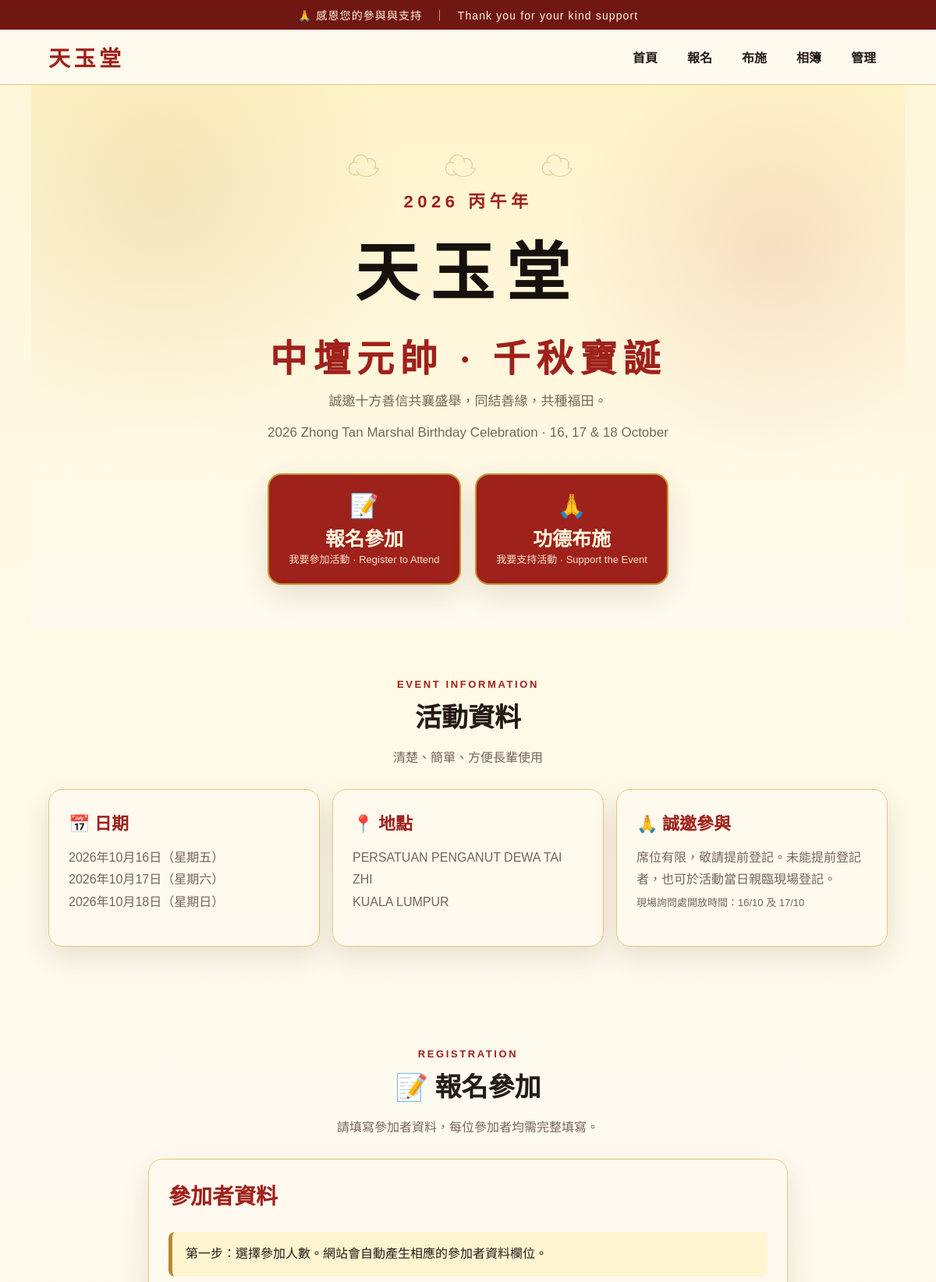
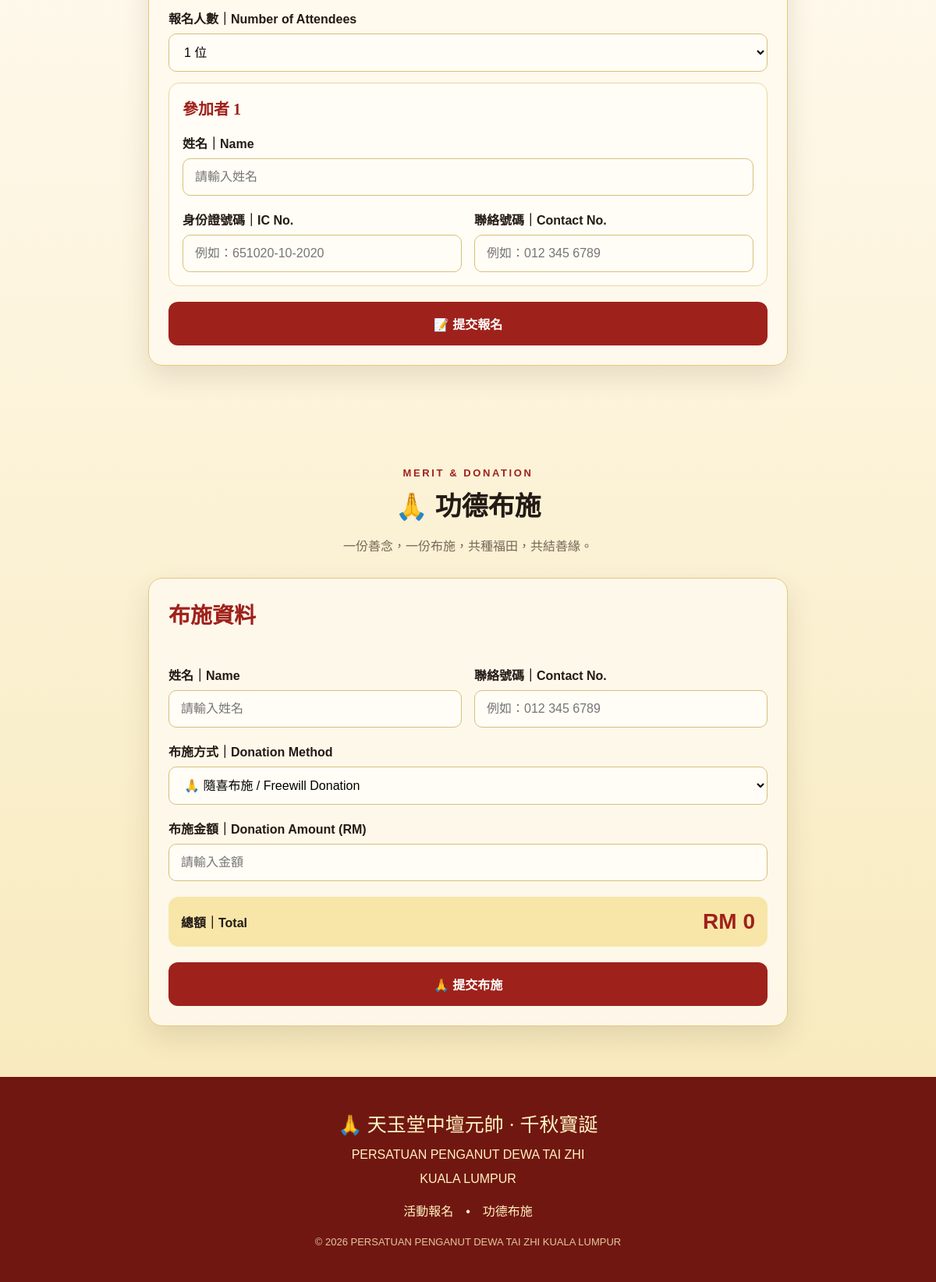
The page / on the database its author committed (2 pictures, top to bottom).
### tables this page shows
CREATE TABLE IF NOT EXISTS events (
    id INT AUTO_INCREMENT PRIMARY KEY,

     
    name              VARCHAR(150) NOT NULL,           
    year              SMALLINT UNSIGNED NOT NULL,      
    year_label        VARCHAR(50)  NULL,               
    subtitle          VARCHAR(200) NULL,               
    location          VARCHAR(255) NOT NULL,
    start_date        DATE NOT NULL,
    end_date          DATE NOT NULL,
    counter_note      VARCHAR(255) NULL,               

     
    merit_table_price DECIMAL(10,2) NOT NULL DEFAULT 500.00,
    max_attendees     TINYINT UNSIGNED NOT NULL DEFAULT 10,

     
     
    hero_banner_path  VARCHAR(255) NULL,
    favicon_path      VARCHAR(255) NULL,

     
     
    rsvp_opens_at      DATETIME NULL,
    rsvp_closes_at     DATETIME NULL,
    donation_opens_at  DATETIME NULL,
    donation_closes_at DATETIME NULL,

     
     
    is_active BOOLEAN NOT NULL DEFAULT FALSE,
    is_test   BOOLEAN NOT NULL DEFAULT FALSE,

    created_at DATETIME NOT NULL DEFAULT CURRENT_TIMESTAMP,

    INDEX idx_active (is_active),
    INDEX idx_year (year)
);

### app/Core/Controller.php (called while the page is built, shortened)
<?php
abstract class Controller
{
    protected function view(string $view, array $data = []): void
    {
        $file = BASE_PATH . '/app/Views/' . $view . '.php';
        extract($data, EXTR_SKIP);
        require $file;
    }
}

### app/Controllers/HomeController.php (called while the page is built, shortened)
<?php
class HomeController extends Controller
{
    public function index(): void
    {
        $event = (new Event())->active();
        $this->view('home/index', [
            'event'         => $event,
            'dateLines'     => Event::formatDateLines($event),
            'dateRange'     => Event::formatDateRangeEn($event),
            'rsvpWindow'     => Event::windowStatus($event, Event::SECTION_RSVP),
            'donationWindow' => Event::windowStatus($event, Event::SECTION_DONATION),
            'photoPreview'  => (new Photo())->previewForEvent((int) $event['id'], 6),
            'flash'         => $this->takeFlash(),
            'oldInput'      => $this->takeOldInput(),
        ]);
    }
    private function takeOldInput(): array
    {
        $old = $_SESSION['old_input'] ?? [];
        return $old;
    }
}

### app/Core/Router.php (called while the page is built, shortened)
<?php
class Router
{
    private array $routes = [];
    public function get(string $path, string $handler): void
    {
        $this->routes['GET'][$path] = $handler;
    }
    public function post(string $path, string $handler): void
    {
        $this->routes['POST'][$path] = $handler;
    }
    private function currentPath(): string
    {
        $uri  = parse_url($_SERVER['REQUEST_URI'] ?? '/', PHP_URL_PATH) ?? '/';
        $uri = '/' . trim($uri, '/');
        return $uri === '/' ? '/' : rtrim($uri, '/');
    }
    public function dispatch(): void
    {
        $method = $_SERVER['REQUEST_METHOD'] ?? 'GET';
        $path   = $this->currentPath();
        $handler = $this->routes[$method][$path] ?? null;
        [$controllerName, $action] = explode('@', $handler);
        (new $class())->$action();
    }
}

### public/index.php (called while the page is built, shortened)
<?php
spl_autoload_register(static function (string $class): void {
    $prefix = 'App\\';
    $relative = substr($class, strlen($prefix));
    $file = BASE_PATH . '/app/' . str_replace('\\', '/', $relative) . '.php';
});
require BASE_PATH . '/app/Core/helpers.php';
$router = new App\Core\Router();
$router->get('/',                   'HomeController@index');
$router->get('/gallery',            'GalleryController@index');
$router->post('/rsvp/submit',       'RsvpController@submit');
$router->post('/donation/submit',   'DonationController@submit');
$router->get('/rsvp/success',       'ConfirmController@rsvp');
$router->get('/donation/success',   'ConfirmController@donation');
$router->get('/admin/login',        'AdminController@loginForm');
$router->post('/admin/login',       'AdminController@login');
$router->post('/admin/logout',      'AdminController@logout');
$router->get('/admin/dashboard',    'AdminController@dashboard');
$router->post('/admin/rsvp/confirm','AdminController@confirmRsvp');
$router->post('/admin/rsvp/cancel', 'AdminController@cancelRsvp');
$router->post('/admin/donation/paid','AdminController@markDonationPaid');
$router->post('/admin/event/activate','AdminController@activateEvent');
$router->post('/admin/event/test-copy',  'AdminController@createTestCopy');
$router->post('/admin/event/test-delete','AdminController@deleteTestEvent');
$router->get('/admin/event/edit',   'AdminController@editEvent');
$router->get('/admin/event/new',    'AdminController@newEvent');
$router->post('/admin/event/save',  'AdminController@saveEvent');
$router->get('/admin/walkin',       'WalkinController@index');
$router->post('/admin/walkin/save', 'WalkinController@save');
$router->get('/system',                'SystemController@index');
$router->post('/system/settings',      'SystemController@saveSettings');
$router->post('/system/users/create',  'SystemController@createUser');
$router->post('/system/users/role',    'SystemController@changeRole');
$router->post('/system/users/password','SystemController@resetPassword');
$router->post('/system/users/delete',  'SystemController@deleteUser');
$router->get('/system/qr',             'SystemController@qrGenerator');
$router->get('/account/password',      'SystemController@passwordForm');
$router->post('/account/password',     'SystemController@changeOwnPassword');
$router->get('/admin/counter',      'CounterController@index');
$router->post('/admin/counter/save','CounterController@save');
$router->get('/admin/receipt',      'CounterController@receipt');
$router->get('/admin/checkin',         'CheckinController@index');
$router->post('/admin/checkin/person', 'CheckinController@person');
$router->post('/admin/checkin/group',  'CheckinController@group');
$router->get('/admin/print/attendees', 'PrintController@attendees');
$router->get('/admin/print/donations', 'PrintController@donations');
$router->get('/admin/qr',             'PrintController@eventQr');
$router->get('/admin/export/attendees', 'ExportController@attendees');
$router->get('/admin/export/donations', 'ExportController@donations');
$router->get('/admin/photos',          'AdminController@photos');
$router->post('/admin/photos/upload',  'AdminController@uploadPhotos');
$router->post('/admin/photos/caption', 'AdminController@updateCaption');
$router->post('/admin/photos/move',    'AdminController@movePhoto');
$router->post('/admin/photos/delete',  'AdminController@deletePhoto');
try {
    $router->dispatch();
} catch (PDOException $e) {
    if (in_array($e->getCode(), ['42S02', '42S22'], true)) {
        http_response_code(503);
        $detail = DEBUG_MODE ? $e->getMessage() : '';
        require BASE_PATH . '/app/Views/errors/schema.php';
        exit;
    }
    throw $e;
}

### app/Core/Database.php (called while the page is built, shortened)
<?php
class Database
{
    private static ?PDO $pdo = null;
    public static function conn(): PDO
    {
        if (self::$pdo === null) {
            $dsn = 'mysql:host=' . DB_HOST . ';dbname=' . DB_NAME . ';charset=utf8mb4';
            try {
                self::$pdo = new PDO($dsn, DB_USER, DB_PASS, [
                    PDO::ATTR_ERRMODE            => PDO::ERRMODE_EXCEPTION,
                    PDO::ATTR_DEFAULT_FETCH_MODE => PDO::FETCH_ASSOC,
                    PDO::ATTR_EMULATE_PREPARES   => false,
                ]);
                $offset = (new \DateTime('now', new \DateTimeZone(APP_TIMEZONE)))->format('P');
                self::$pdo->exec("SET time_zone = '{$offset}'");
            } catch (PDOException $e) {
                if (DEBUG_MODE) {
                    die('Database connection failed: ' . $e->getMessage());
                }
                die('無法連接資料庫，請稍後再試。 / Database unavailable, please try again later.');
            }
        }
        return self::$pdo;
    }
}

### app/Core/Model.php (called while the page is built, shortened)
<?php
abstract class Model
{
    protected PDO $db;
    public function __construct()
    {
        $this->db = Database::conn();
    }
    protected function fetchAll(string $sql, array $params = []): array
    {
        $stmt = $this->db->prepare($sql);
        $stmt->execute($params);
        return $stmt->fetchAll();
    }
    protected function fetchOne(string $sql, array $params = []): ?array
    {
        $stmt = $this->db->prepare($sql);
        $stmt->execute($params);
        $row = $stmt->fetch();
        return $row === false ? null : $row;
    }
}

### app/Models/Setting.php (called while the page is built, shortened)
<?php
class Setting extends Model
{
    public function all(): array
    {
        $rows = $this->fetchAll('SELECT setting_key, setting_value FROM settings');
        $out  = [];
        foreach ($rows as $r) {
            $out[$r['setting_key']] = $r['setting_value'];
        }
        return self::$cache = $out;
    }
}

### app/Models/Event.php (called while the page is built, shortened)
<?php
class Event extends Model
{
    public function active(): array
    {
        $event = $this->fetchOne(
            'SELECT * FROM events WHERE is_active = TRUE ORDER BY id DESC LIMIT 1'
        );
        return $cached = $event;
    }
}

### app/Core/helpers.php (called while the page is built, shortened)
<?php
function h(?string $value): string
{
    return htmlspecialchars((string) $value, ENT_QUOTES, 'UTF-8');
}
function url(string $path = '/'): string
{
    $path = '/' . ltrim($path, '/');
    return BASE_URL . $path;
}

### app/Views/home/index.php (the view, shortened to what this page needs)
<?php
require BASE_PATH . '/app/Views/layouts/header.php';
?>
<main id="home">
<?php
$bannerPath = $siteHeroBanner ?? null;
$heroStyle  = $bannerPath
    ? ' style="background-image:linear-gradient(rgba(255,247,217,.86),rgba(255,250,240,.93)), url(\''
      . h(BASE_URL . '/' . $bannerPath) . '\');background-size:cover;background-position:center"'
    : '';
?>
<section class="hero<?= $bannerPath ? ' has-banner' : '' ?>"<?= $heroStyle ?>>
  <div>
    <div class="cloud">☁　☁　☁</div>
    <?php if (!empty($event['year_label'])): ?>
      <div class="year"><?= h($event['year']) ?> <?= h($event['year_label']) ?></div>
    <?php else: ?>
      <div class="year"><?= h($event['year']) ?></div>
    <?php endif; ?>
    <h1><?= h($siteName) ?></h1>
    <h2><?= h($event['name']) ?></h2>
    <p>誠邀十方善信共襄盛舉，同結善緣，共種福田。</p>
    <?php if (!empty($event['subtitle'])): ?>
      <p><?= h($event['subtitle']) ?><?= $dateRange ? ' · ' . h($dateRange) : '' ?></p>
    <?php endif; ?>
    <div class="actions">
      <a class="cta" href="#rsvp"><div class="icon">📝</div><strong>報名參加</strong><span>我要參加活動 · Register to Attend</span></a>
      <a class="cta" href="#donation"><div class="icon">🙏</div><strong>功德布施</strong><span>我要支持活動 · Support the Event</span></a>
    </div>
  </div>
</section>
<section>
  <div class="section-title">
    <div class="eyebrow">EVENT INFORMATION</div>
    <h2>活動資料</h2>
    <p>清楚、簡單、方便長輩使用</p>
  </div>
  <div class="info-grid">
    <div class="info-card">
      <h3>📅 日期</h3>
      <p><?php foreach ($dateLines as $i => $line): ?><?= $i ? '<br>' : '' ?><?= h($line) ?><?php endforeach; ?></p>
    </div>
    <div class="info-card">
      <h3>📍 地點</h3>
      <p><?= nl2br(h($event['location'])) ?></p>
    </div>
    <div class="info-card">
      <h3>🙏 誠邀參與</h3>
      <p>席位有限，敬請提前登記。未能提前登記者，也可於活動當日親臨現場登記。
      <?php if (!empty($event['counter_note'])): ?>
        <br><span class="help"><?= h($event['counter_note']) ?></span>
      <?php endif; ?>
      </p>
    </div>
  </div>
</section>
<section id="rsvp">
  <div class="section-title">
    <div class="eyebrow">REGISTRATION</div>
    <h2>📝 報名參加</h2>
    <p>請填寫參加者資料，每位參加者均需完整填寫。</p>
  </div>
  <div class="form-wrap">
    <?php if (!$rsvpWindow['open']): ?>
      <div class="form-card closed-card">
        <div class="closed-icon"><?= $rsvpWindow['reason'] === 'not_yet' ? '🕒' : '🔒' ?></div>
        <h3><?= $rsvpWindow['reason'] === 'not_yet' ? '報名尚未開放' : '線上報名已截止' ?></h3>
        <p><?= h(App\Models\Event::windowMessage($rsvpWindow, 'rsvp')) ?></p>
      </div>
    <?php else: ?>
    <form class="form-card" action="<?= url('/rsvp/submit') ?>" method="POST">
      <h3>參加者資料</h3>
      <div class="note">第一步：選擇參加人數。網站會自動產生相應的參加者資料欄位。</div>
      <label for="attendeeCount">報名人數｜Number of Attendees</label>
      <select id="attendeeCount" name="attendee_count" onchange="renderAttendees()">
        <?php
        $selectedCount = (int) ($oldInput['rsvp_count'] ?? 1);
        $maxAttendees  = (int) $event['max_attendees'];
        for ($i = 1; $i <= $maxAttendees; $i++):
        ?>
          <option value="<?= $i ?>"<?= $i === $selectedCount ? ' selected' : '' ?>><?= $i ?> 位</option>
        <?php endfor; ?>
      </select>
      <div id="attendees"></div>
      <button class="primary" type="submit">📝 提交報名</button>
    </form>
    <?php endif; ?>
  </div>
</section>
<section id="donation">
  <div class="section-title">
    <div class="eyebrow">MERIT &amp; DONATION</div>
    <h2>🙏 功德布施</h2>
    <p>一份善念，一份布施，共種福田，共結善緣。</p>
  </div>
  <div class="form-wrap">
    <?php if (!$donationWindow['open']): ?>
      <div class="form-card closed-card">
        <div class="closed-icon"><?= $donationWindow['reason'] === 'not_yet' ? '🕒' : '🔒' ?></div>
        <h3><?= $donationWindow['reason'] === 'not_yet' ? '布施尚未開放' : '線上布施已截止' ?></h3>
        <p><?= h(App\Models\Event::windowMessage($donationWindow, 'donation')) ?></p>
      </div>
    <?php else: ?>
    <form class="form-card" action="<?= url('/donation/submit') ?>" method="POST">
      <h3>布施資料</h3>
      <div class="row">
        <div>
          <label for="donName">姓名｜Name</label>
          <input id="donName" name="name" required maxlength="100"
                 value="<?= h($oldInput['don_name'] ?? '') ?>" placeholder="請輸入姓名">
        </div>
        <div>
          <label for="donContact">聯絡號碼｜Contact No.</label>
          <input id="donContact" name="contact" required maxlength="30"
                 value="<?= h($oldInput['don_contact'] ?? '') ?>" placeholder="例如：012 345 6789">
        </div>
      </div>
      <label for="donationMethod">布施方式｜Donation Method</label>
      <?php $oldMethod = $oldInput['don_method'] ?? 'free'; ?>
      <select id="donationMethod" name="method" onchange="updateDonation()">
        <option value="free"<?= $oldMethod === 'free' ? ' selected' : '' ?>>🙏 隨喜布施 / Freewill Donation</option>
      </select>
      <div id="freeDonation">
        <label for="freeAmount">布施金額｜Donation Amount (RM)</label>
        <input id="freeAmount" name="free_amount" type="number" min="1" step="0.01"
               placeholder="請輸入金額" oninput="updateDonation()">
      </div>
      <div class="total"><span>總額｜Total</span><strong id="donationTotal">RM 0</strong></div>
      <button class="primary" type="submit">🙏 提交布施</button>
    </form>
    <?php endif; ?>
  </div>
</section>
</main>
<?php require BASE_PATH . '/app/Views/layouts/footer.php'; ?>

### app/Views/layouts/footer.php
<?php
$footerTitle = isset($event['name']) ? ($siteName ?? '天玉堂') . $event['name'] : ($siteName ?? SITE_NAME);
$footerYear  = isset($event['year']) ? (int) $event['year'] : (int) date('Y');
?>
<footer>
  <div class="footer-title">🙏 <?= h($footerTitle) ?></div>
  <div><?= nl2br(h($event['location'] ?? 'PERSATUAN PENGANUT DEWA TAI ZHI KUALA LUMPUR')) ?></div>
  <div style="margin-top:12px">活動報名　•　功德布施</div>
  <div style="margin-top:12px;font-size:13px;opacity:.8">
    © <?= $footerYear ?> PERSATUAN PENGANUT DEWA TAI ZHI KUALA LUMPUR
  </div>
</footer>
</body>
</html>

### rows shown on the page
events: year "2026", year_label "丙午年", name "中壇元帥 · 千秋寶誕", subtitle "2026 Zhong Tan Marshal Birthday Celebration", location "PERSATUAN PENGANUT DEWA TAI ZHI KUALA LUMPUR", counter_note "現場詢問處開放時間：16/10 及 17/10"

### other values the page prints
$siteTagline "🙏 感恩您的參與與支持 ｜ Thank you for your kind support"
$siteName "天玉堂"
$dateRange "16, 17 & 18 October"
$line "2026年10月16日（星期五）"
$line "2026年10月17日（星期六）"
$line "2026年10月18日（星期日）"
$footerTitle "天玉堂中壇元帥 · 千秋寶誕"
form field attendee_count "1 位"
